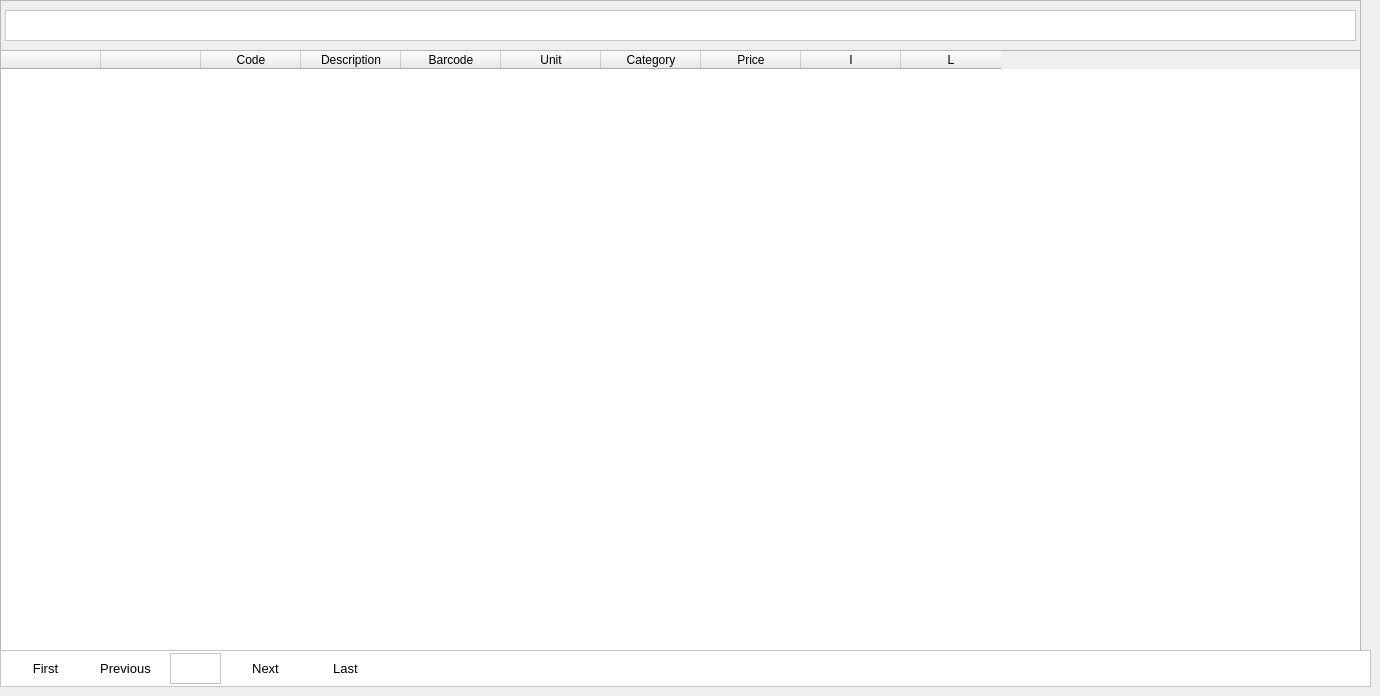
    <widget class="QWidget" name="tabBarcodePrinting">
     <attribute name="title">
      <string>Barcode Printing</string>
     </attribute>
     <widget class="QFrame" name="frame_5">
      <property name="geometry">
       <rect>
        <x>0</x>
        <y>0</y>
        <width>1361</width>
        <height>651</height>
       </rect>
      </property>
      <property name="frameShape">
       <enum>QFrame::StyledPanel</enum>
      </property>
      <property name="frameShadow">
       <enum>QFrame::Raised</enum>
      </property>
      <widget class="QTableWidget" name="tableWidgetBarcode">
       <property name="geometry">
        <rect>
         <x>0</x>
         <y>50</y>
         <width>1361</width>
         <height>601</height>
        </rect>
       </property>
       <property name="minimumSize">
        <size>
         <width>1361</width>
         <height>0</height>
        </size>
       </property>
       <column>
        <property name="text">
         <string/>
        </property>
       </column>
       <column>
        <property name="text">
         <string/>
        </property>
       </column>
       <column>
        <property name="text">
         <string>Code</string>
        </property>
       </column>
       <column>
        <property name="text">
         <string>Description</string>
        </property>
       </column>
       <column>
        <property name="text">
         <string>Barcode</string>
        </property>
       </column>
       <column>
        <property name="text">
         <string>Unit</string>
        </property>
       </column>
       <column>
        <property name="text">
         <string>Category</string>
        </property>
       </column>
       <column>
        <property name="text">
         <string>Price</string>
        </property>
       </column>
       <column>
        <property name="text">
         <string>I</string>
        </property>
       </column>
       <column>
        <property name="text">
         <string>L</string>
        </property>
       </column>
      </widget>
      <widget class="QTextEdit" name="textEditItemFilter">
       <property name="geometry">
        <rect>
         <x>5</x>
         <y>10</y>
         <width>1351</width>
         <height>31</height>
        </rect>
       </property>
       <property name="font">
        <font>
         <family>Segoe UI</family>
         <pointsize>10</pointsize>
        </font>
       </property>
       <property name="styleSheet">
        <string notr="true">background-color: rgb(255, 255, 255);
color: rgb(0, 0, 0);</string>
       </property>
      </widget>
     </widget>
     <widget class="QFrame" name="frame_6">
      <property name="geometry">
       <rect>
        <x>0</x>
        <y>650</y>
        <width>1371</width>
        <height>37</height>
       </rect>
      </property>
      <property name="styleSheet">
       <string notr="true">background-color: rgb(255, 255, 255);
color: rgb(255, 255, 255);</string>
      </property>
      <property name="frameShape">
       <enum>QFrame::StyledPanel</enum>
      </property>
      <property name="frameShadow">
       <enum>QFrame::Raised</enum>
      </property>
      <widget class="QPushButton" name="pushButtonBarcodeFirst">
       <property name="geometry">
        <rect>
         <x>10</x>
         <y>0</y>
         <width>71</width>
         <height>37</height>
        </rect>
       </property>
       <property name="font">
        <font>
         <family>Segoe UI</family>
         <pointsize>10</pointsize>
        </font>
       </property>
       <property name="styleSheet">
        <string notr="true">color: rgb(0, 0, 0);</string>
       </property>
       <property name="text">
        <string>First</string>
       </property>
       <property name="flat">
        <bool>true</bool>
       </property>
      </widget>
      <widget class="QPushButton" name="pushButtonBarcodePrevious">
       <property name="geometry">
        <rect>
         <x>90</x>
         <y>0</y>
         <width>71</width>
         <height>37</height>
        </rect>
       </property>
       <property name="font">
        <font>
         <family>Segoe UI</family>
         <pointsize>10</pointsize>
        </font>
       </property>
       <property name="styleSheet">
        <string notr="true">color: rgb(0, 0, 0);</string>
       </property>
       <property name="text">
        <string>Previous</string>
       </property>
       <property name="flat">
        <bool>true</bool>
       </property>
      </widget>
      <widget class="QPushButton" name="pushButtonBarcodeNext">
       <property name="geometry">
        <rect>
         <x>230</x>
         <y>0</y>
         <width>71</width>
         <height>37</height>
        </rect>
       </property>
       <property name="font">
        <font>
         <family>Segoe UI</family>
         <pointsize>10</pointsize>
        </font>
       </property>
       <property name="styleSheet">
        <string notr="true">color: rgb(0, 0, 0);</string>
       </property>
       <property name="text">
        <string>Next</string>
       </property>
       <property name="flat">
        <bool>true</bool>
       </property>
      </widget>
      <widget class="QPushButton" name="pushButtonBarcodeLast">
       <property name="geometry">
        <rect>
         <x>310</x>
         <y>0</y>
         <width>71</width>
         <height>37</height>
        </rect>
       </property>
       <property name="font">
        <font>
         <family>Segoe UI</family>
         <pointsize>10</pointsize>
        </font>
       </property>
       <property name="styleSheet">
        <string notr="true">color: rgb(0, 0, 0);</string>
       </property>
       <property name="text">
        <string>Last</string>
       </property>
       <property name="flat">
        <bool>true</bool>
       </property>
      </widget>
      <widget class="QTextEdit" name="textEditPageBarcodeNumber">
       <property name="geometry">
        <rect>
         <x>170</x>
         <y>3</y>
         <width>51</width>
         <height>31</height>
        </rect>
       </property>
       <property name="font">
        <font>
         <family>Segoe UI</family>
         <pointsize>10</pointsize>
        </font>
       </property>
       <property name="styleSheet">
        <string notr="true">color: rgb(0, 0, 0);</string>
       </property>
       <property name="readOnly">
        <bool>true</bool>
       </property>
      </widget>
     </widget>
    </widget>
